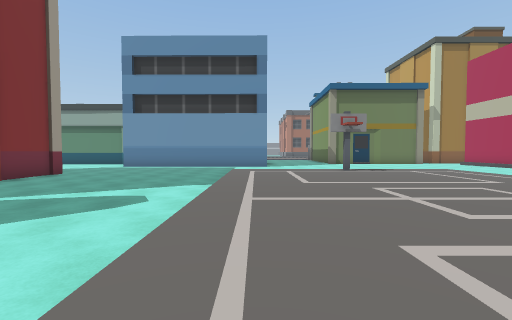
view 1 (above)

16 first-person views from a walk through a Unity game level. The camera is 1.4 m above the floor, tilts 2° down and sees 90° across. The floor is counted in squares, 2 m on a side. Each view is taken from the middle of a square. On the plan, view 1 faces up. The plan holds only what a view shows up to about 9 squares ahead; the rest is blank. The place goes on beyond the plan. The player character is not drawn. Some surface patterns are stand-ins.

view 2
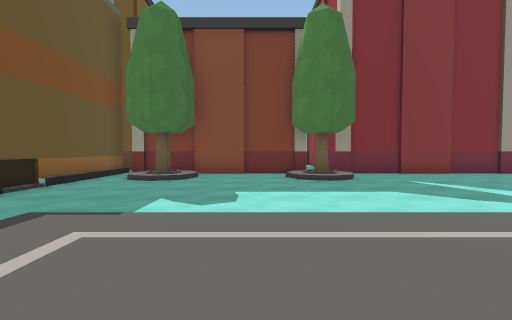

view 3
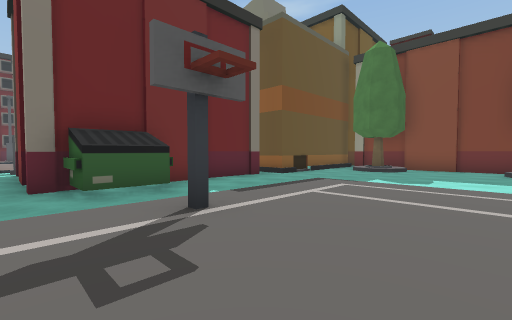

view 4
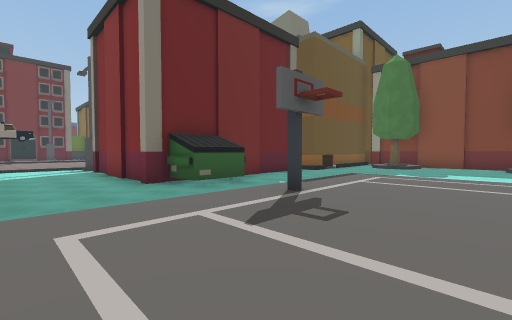

view 5
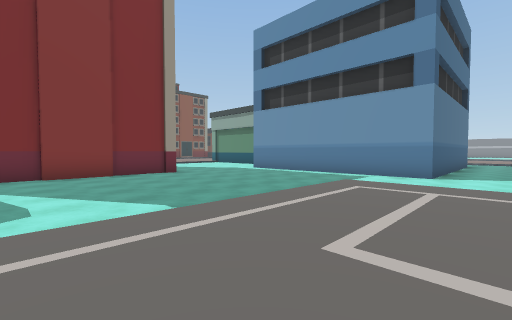

view 6
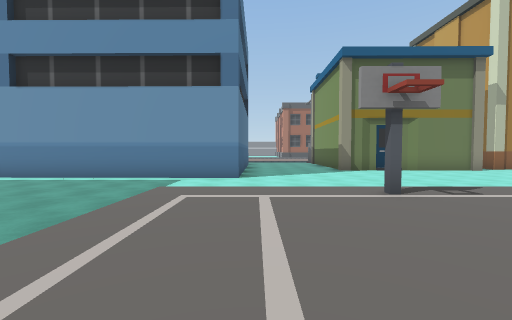

view 7
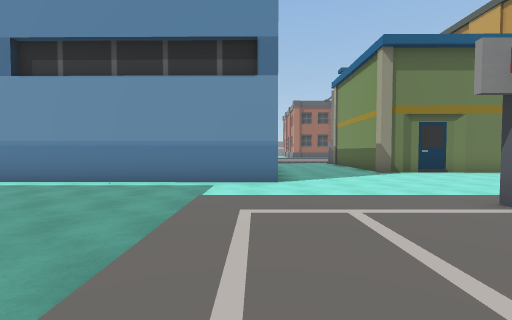

view 8
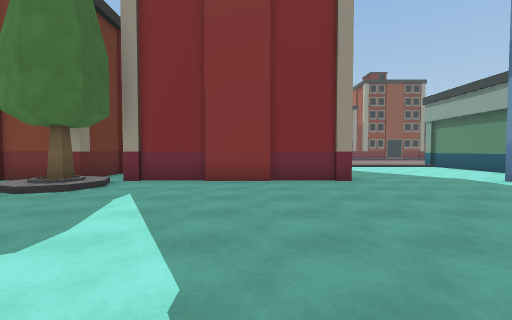

view 9
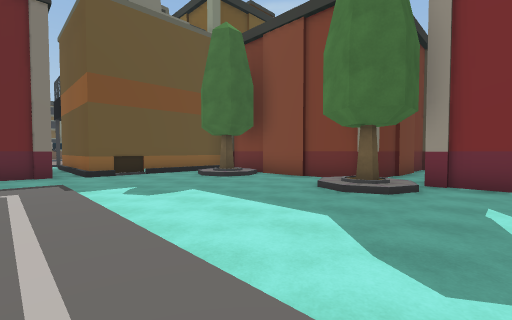

view 10
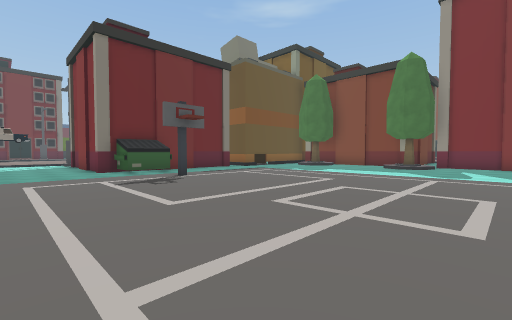

view 11
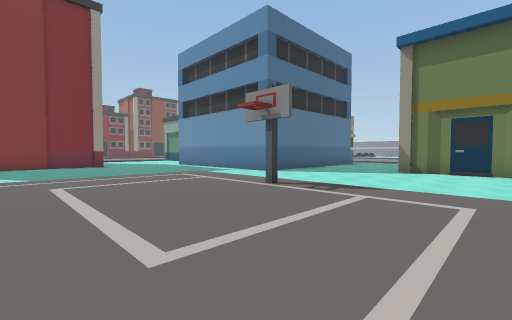

view 12
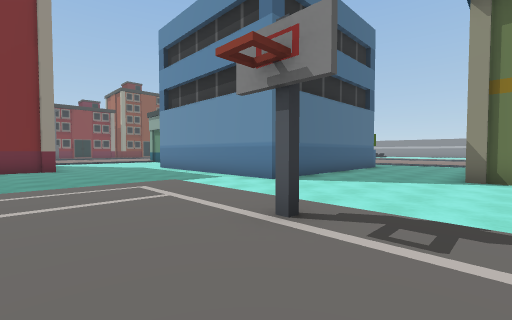

view 13
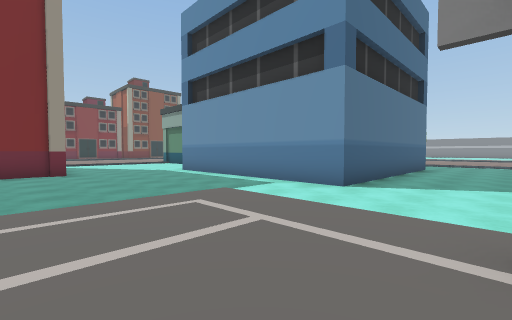

view 14
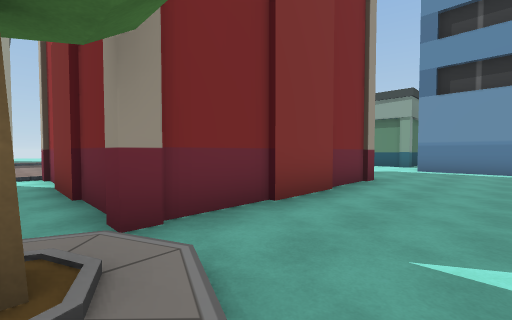

view 15
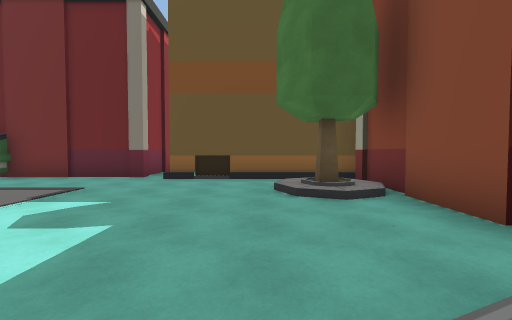

view 16
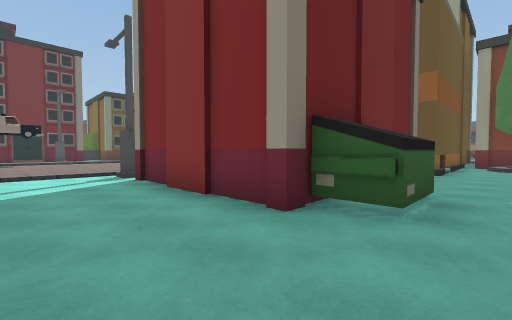

### Floor plan
Key: @ floor where view 1 was taken; # wall or solid block; . floor; / step, stairs or slope; B building; U dumpster.
Columns run from 13 left of view 1 to 7 right of it. Each row starts with its distance up from view 1.
 15     #        #...####
 14     ..       #.......
 13     ...      #.......
 12     ...B######.......
 11     .................
 10     .................
  9     ............#....
  8       #..............
  7       #..............
  6       #..............
  5       #..............
  4       #..............
  3 .######./............
  2 ./...../#............
  1      ##//............
  0       #......@.......
 -1       #..............
 -2       #//.......#....
 -3       #/#............
 -4       #.........UU...
 -5       ############...
 -6            ##    #...
 -7            ##    #...
 -8                   ...
 -9                   B..
-10                   /..
-11                   ///
-12                   ...
-13
-14                    ..
-15                    ..

Positions as (right, up) in squares from view 1, and headings:
1: (0, 0), facing up
2: (2, 0), facing left
3: (5, 1), facing down-left
4: (7, 1), facing down-left
5: (2, 4), facing up-left
6: (1, 5), facing up
7: (0, 6), facing up
8: (0, 6), facing left
9: (0, 4), facing down-left
10: (7, 5), facing down-left
11: (7, 5), facing up-left
12: (5, 7), facing up-left
13: (3, 7), facing up-left
14: (-4, 2), facing up-left
15: (-4, 2), facing down
16: (7, -3), facing down-left
